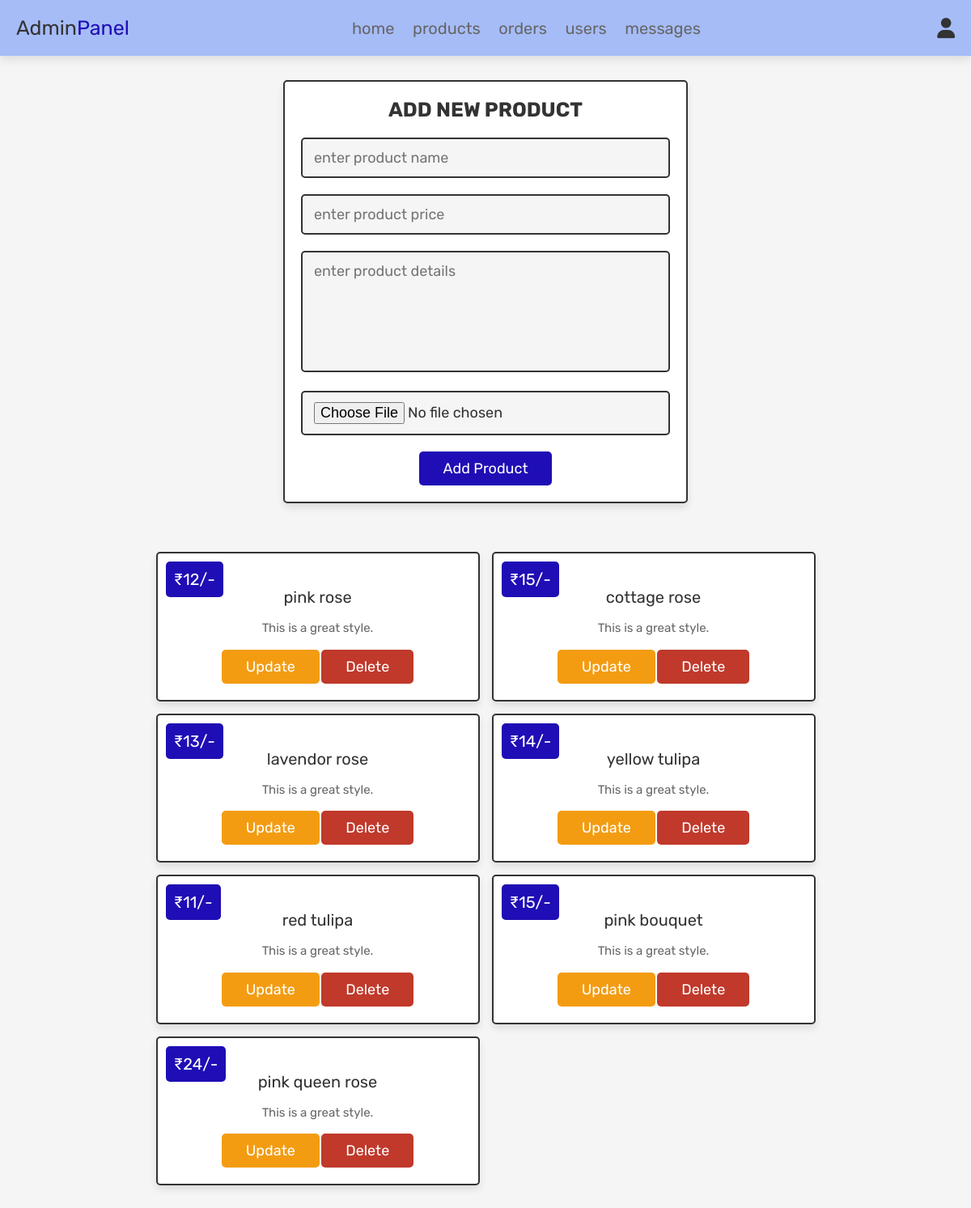
The app's page /php/admin_products.php with its own data.
### tables this page shows
CREATE TABLE `products` (
  `id` int(100) NOT NULL,
  `name` varchar(100) NOT NULL,
  `details` varchar(500) NOT NULL,
  `price` int(100) NOT NULL,
  `image` varchar(100) NOT NULL
);

### php/admin_products.php (the view, shortened to what this page needs)
<?php
@include 'config.php';
?>
<!DOCTYPE html>
<html lang="en">
<head>
   <link rel="stylesheet" href="https://cdnjs.cloudflare.com/ajax/libs/font-awesome/6.0.0/css/all.min.css">
   <link rel="stylesheet" href="css/admin_style.css">
</head>
<body>
<?php @include 'admin_header.php'; ?>
<section class="add-products">
   <form action="" method="POST" enctype="multipart/form-data">
      <h3>add new product</h3>
      <input type="text" class="box" required placeholder="enter product name" name="name">
      <input type="number" min="0" class="box" required placeholder="enter product price" name="price">
      <textarea name="details" class="box" required placeholder="enter product details" cols="30" rows="10"></textarea>
      <input type="file" accept="image/jpg, image/jpeg, image/png" required class="box" name="image">
      <input type="submit" value="add product" name="add_product" class="btn">
   </form>
</section>
<section class="show-products">
   <div class="box-container">
      <?php
         $select_products = mysqli_query($conn, "SELECT * FROM `products`") or die('query failed');
         if(mysqli_num_rows($select_products) > 0){
            while($fetch_products = mysqli_fetch_assoc($select_products)){
      ?>
      <div class="box">
         <div class="price">₹<?php echo $fetch_products['price']; ?>/-</div>
         <div class="name"><?php echo $fetch_products['name']; ?></div>
         <div class="details"><?php echo $fetch_products['details']; ?></div>
         <a href="admin_update_product.php?update=<?php echo $fetch_products['id']; ?>" class="option-btn">update</a>
         <a href="admin_products.php?delete=<?php echo $fetch_products['id']; ?>" class="delete-btn" onclick="return confirm('delete this product?');">delete</a>
      </div>
      <?php
         }
      }else{
         echo '<p class="empty">no products added yet!</p>';
      }
      ?>
   </div>
</section>
</body>
</html>

### php/admin_header.php (shortened to what this page needs)
<header class="header">
   <div class="flex">
      <a href="admin_page.php" class="logo">Admin<span>Panel</span></a>
      <nav class="navbar">
         <a href="admin_page.php">home</a>
         <a href="admin_products.php">products</a>
         <a href="admin_orders.php">orders</a>
         <a href="admin_users.php">users</a>
         <a href="admin_contacts.php">messages</a>
      </nav>
      <div class="icons">
         <div id="user-btn" class="fas fa-user"></div>
      </div>
   </div>
</header>

### css/admin_style.css (style rules this page uses)
:root { --pink:#1f0eb5; --red:#c0392b; --orange:#f39c12; --black:#333; --white:#fff; --light-color:#666; --light-white:#ccc; --light-bg:#f5f5f5; --border:.2rem solid var(--black); --box-shadow:0 .5rem 1rem rgba(0,0,0,.1); }
* { font-family: 'Rubik', sans-serif; margin:0; padding:0; box-sizing: border-box; outline: none; border:none; text-decoration: none; transition:all .2s linear; }
html { font-size: 62.5%; overflow-x: hidden; scroll-behavior: smooth; scroll-padding-top: 6.5rem; }
body { background: var(--light-bg); }
section { padding:3rem 2rem; }
.btn, .delete-btn, .option-btn { display: inline-block; border-radius: .5rem; margin-top: 1rem; font-size: 1.8rem; color:var(--white); cursor: pointer; padding:1rem 3rem; text-transform: capitalize; }
.btn { background-color: var(--pink); }
.delete-btn { background-color: var(--red); }
.option-btn { background-color: var(--orange); }
.header { position: sticky; top:0; left:0; right:0; z-index: 1000; background-color: rgb(166, 188, 247); box-shadow: var(--box-shadow); }
.header .flex { display: flex; align-items: center; justify-content: space-between; padding:2rem; max-width: 1200px; margin:0 auto; position: relative; }
.header .flex .icons div { font-size: 2.5rem; margin-left: 1.7rem; cursor: pointer; color:var(--black); }
.header .flex .navbar a { margin:0 1rem; font-size: 2rem; color:var(--light-color); }
.header .flex .logo { font-size: 2.5rem; color:var(--black); }
.header .flex .logo span { color:var(--pink); }
.add-products form { max-width: 50rem; border-radius: .5rem; background-color: var(--white); border:var(--border); padding:2rem; text-align: center; margin:0 auto; box-shadow: var(--box-shadow); }
.add-products form h3 { font-size: 2.5rem; text-transform: uppercase; color:var(--black); margin-bottom: 1rem; }
.add-products form .box { width: 100%; margin:1rem 0; font-size: 1.8rem; color:var(--black); border-radius: .5rem; background-color: var(--light-bg); padding:1.2rem 1.4rem; border:var(--border); }
.add-products form textarea { height: 15rem; resize: none; }
.show-products .box-container { display: grid; grid-template-columns: repeat(auto-fit, 40rem); gap:1.5rem; align-items: flex-start; max-width: 1200px; margin: 0 auto; justify-content: center; }
.show-products .box-container .box { text-align: center; padding:2rem; border:var(--border); background-color: var(--white); box-shadow: var(--box-shadow); border-radius: .5rem; position: relative; }
.show-products .box-container .box .price { background-color: var(--pink); position: absolute; top:1rem; left:1rem; border-radius: .5rem; color:var(--white); padding:1rem; font-size: 2rem; }
.show-products .box-container .box .name { margin:1rem 0; font-size: 2rem; color:var(--black); }
.show-products .box-container .box .details { line-height: 1.5; color:var(--light-color); font-size: 1.5rem; padding:.5rem 0; }

### records on screen
products: price "12", name "pink rose", details "This is a great style."
products: price "15", name "cottage rose", details "This is a great style."
products: price "13", name "lavendor rose", details "This is a great style."
products: price "14", name "yellow tulipa", details "This is a great style."
products: price "11", name "red tulipa", details "This is a great style."
products: price "15", name "pink bouquet", details "This is a great style."
products: price "24", name "pink queen rose", details "This is a great style."
